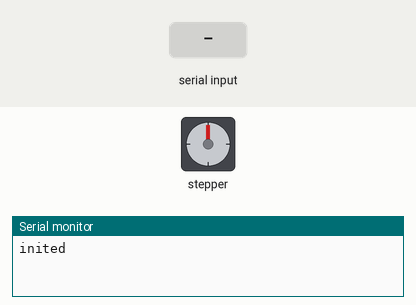
Simulated run of this sketch. Board: Arduino Uno, built with avr-gcc and run on an emulated ATmega328P. Parts: stepper motor, the last lines printed to the serial monitor. Wiring (inferred from the names in the program): stepper motor driver (200 steps per turn assumed): step pin 2; direction pin 3; enable pin 6. Inputs (shaded band) come from the test bench.

Above: at 1.2 s.
1.3 s: "f90\n" received over Serial
At 1.75 s:
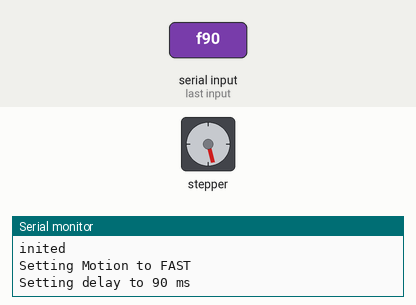
At 2.65 s:
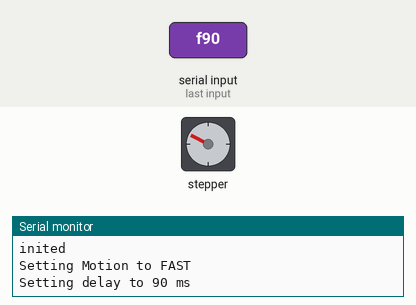
4.3 s: byte 115 ('s') received over Serial
At 4.52 s:
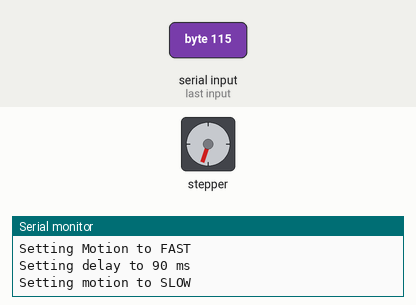
7.3 s: "d,45\n" received over Serial
10.3 s: byte 102 ('f') received over Serial
13.3 s: byte 120 ('x') received over Serial
14.8 s: "s90\n" received over Serial
At 15.79 s:
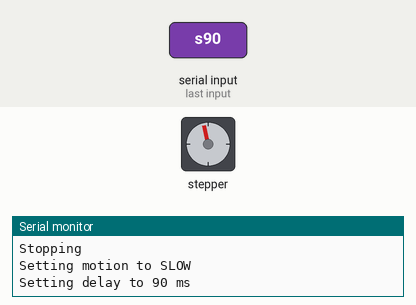
Timing chart, 0 to 18.8 s (numbered marks = the images above; inputs shaded):
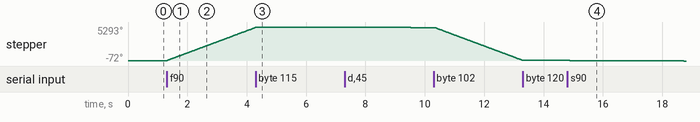

Measured:
- after the input at 1.3 s, stepper: keeps turning clockwise at about 1745°/s, starting at once
- after the input at 14.8 s, stepper: keeps turning counter-clockwise at about 21°/s, starting at once

The sketch:

eq_proto_v1.ino
```cpp
/* Stepper experiments for the proto CS EQ mount */

#define STEP_PIN   2
#define DIR_PIN    3
#define MS1_PIN    4
#define MS2_PIN    5
#define ENABLE_PIN 6
#define MS3_PIN    7  // should really put this next to MS1 and MS2, but I want to make it just
                      // an addition to the previous "easy driver".

int current_dir = HIGH;
uint32_t delay_ms=10;

typedef enum
{
  STATE_STOPPED,
  STATE_MOVE_FAST,
  STATE_MOVE_SLOW
} eq_state_type;

eq_state_type current_state=STATE_STOPPED;

void set_fast_motion( void )
{
  digitalWrite(ENABLE_PIN, LOW);
  Serial.println("Setting Motion to FAST");
  current_state = STATE_MOVE_FAST;
}

void set_slow_motion( void )
{
  digitalWrite(ENABLE_PIN, LOW);
  Serial.println("Setting motion to SLOW");
  current_state = STATE_MOVE_SLOW;
}

void stop_motion( void )
{
  digitalWrite(ENABLE_PIN, HIGH);
  Serial.println("Stopping");
  current_state = STATE_STOPPED;
}

void switch_direction( void )
{
  Serial.println("Switching direction");

  if (current_dir == HIGH) current_dir = LOW;
  else current_dir = HIGH;

  digitalWrite(DIR_PIN, current_dir);

}

void set_ms_delay( uint32_t ms)
{

  if (ms == 0)
  {
    Serial.println("Zero delay not allowed");
    return;
  }

  Serial.print("Setting delay to ");
  Serial.print(ms);
  Serial.println(" ms");

  delay_ms = ms;
}

void print_menu( void )
{
  Serial.println("f = fast motion");
  Serial.println("s = slow motion");
  Serial.println("d = switch direction");
  Serial.println("x = stop");
  Serial.println("number to set ms delay");
}

void process_serial( void )
{
  char c;
  static bool building_number=false;
  static uint32_t  number = 0;

  /* commands:
   *  f = fast motion
   *  d = switch direction
   *  x = stop
   *  s = slow motion
   *  any number sets the microsecond delay
   */
  if (Serial.available())
  {
    c = Serial.read();

    if (c >= '0' && c <= '9')
    {
      building_number = true;

      /* continue building our number input */
      number = number * 10;
      number = number + (c - '0');
    }

    else
    {

      switch (c)
      {
        case '\n':
          if (building_number)
          {
            set_ms_delay(number);

            number = 0;
            building_number=false;
          }
        break;

        case 'f':
          set_fast_motion();
        break;

        case 'd':
          switch_direction();
        break;

        case 's':
          set_slow_motion();
        break;

        case 'x':
          stop_motion();
        break;

        default:
          Serial.print("Unknown input: ");
          Serial.println(c);
          print_menu();
      }
    }
  }
}

void process_fast_state( void )
{
  /* Hack version with embedded waits */

  // Make sure we're doing full steps
  digitalWrite(MS1_PIN, LOW);
  digitalWrite(MS2_PIN, LOW);
  digitalWrite(MS3_PIN, LOW);

  digitalWrite(STEP_PIN, HIGH);
  delayMicroseconds(500);
  digitalWrite(STEP_PIN,LOW);
  delayMicroseconds(500);
}

void process_slow_state( void )
{
  uint32_t half_delay_us;


  half_delay_us = 1000 * delay_ms / 2;
  //Serial.println(half_delay_us);

  // Make sure we're doing 1/16 steps
  digitalWrite(MS1_PIN, HIGH);
  digitalWrite(MS2_PIN, HIGH);
  digitalWrite(MS3_PIN, HIGH);

  // We're gonna split the delay in half to make a square wave.
  // Unfortunately, delayMicroseconds only works up to about 16000 (16 ms).
  // To get around this, if our timer is less than 30 ms, we'll divide it into microsecond chunks.
  // otherwise, we'll just use milliseconds.
  if (delay_ms > 30)
  {
    digitalWrite(STEP_PIN, HIGH);
    delay(delay_ms / 2);
    digitalWrite(STEP_PIN,LOW);
    delay( (delay_ms / 2) + delay_ms % 2);
  }
  else
  {
    digitalWrite(STEP_PIN, HIGH);
    delayMicroseconds(half_delay_us);
    digitalWrite(STEP_PIN,LOW);
    delayMicroseconds(half_delay_us);
  }
}

void process_stopped_state( void )
{


}

void state_machine_driver( void )
{
  switch (current_state)
  {
    case STATE_MOVE_FAST:
      process_fast_state();
    break;

    case STATE_MOVE_SLOW:
      process_slow_state();
    break;

    case STATE_STOPPED:
      process_stopped_state();
    break;

    default:
      Serial.print("UNKNOWN STATE: ");
      Serial.println(current_state);
  }
}

void setup()
{
  Serial.begin(9600);

  pinMode(STEP_PIN, OUTPUT);
  pinMode(DIR_PIN, OUTPUT);
  pinMode(MS1_PIN, OUTPUT);
  pinMode(MS2_PIN, OUTPUT);
  pinMode(MS3_PIN, OUTPUT);
  pinMode(ENABLE_PIN, OUTPUT);

  digitalWrite(STEP_PIN, LOW);

  digitalWrite(ENABLE_PIN, HIGH);  // Disabled.  We'll turn it on when commanded.

  digitalWrite(DIR_PIN, current_dir);

  /* Truth table for MS selects:
   *  MS1  MS2  MS3   Step
   *  L    L    L     Full
   *  H    L    L     Half
   *  L    H    L     Quarter
   *  H    H    L     Eighth
   *  H    H    H     Sixteenth
   */
  digitalWrite(MS1_PIN, HIGH);
  digitalWrite(MS2_PIN, HIGH);
  digitalWrite(MS3_PIN, HIGH);

  Serial.println("inited");
}

void loop()
{

  process_serial();

  state_machine_driver();

}
```
